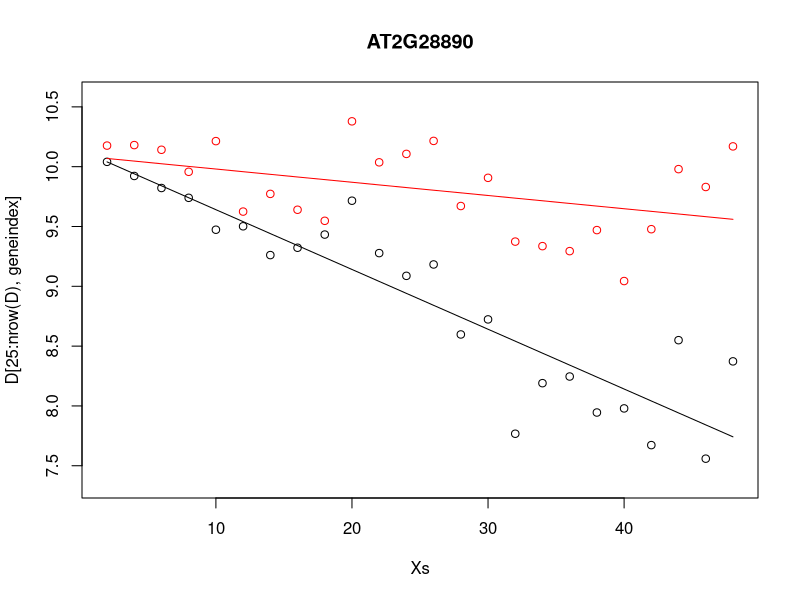
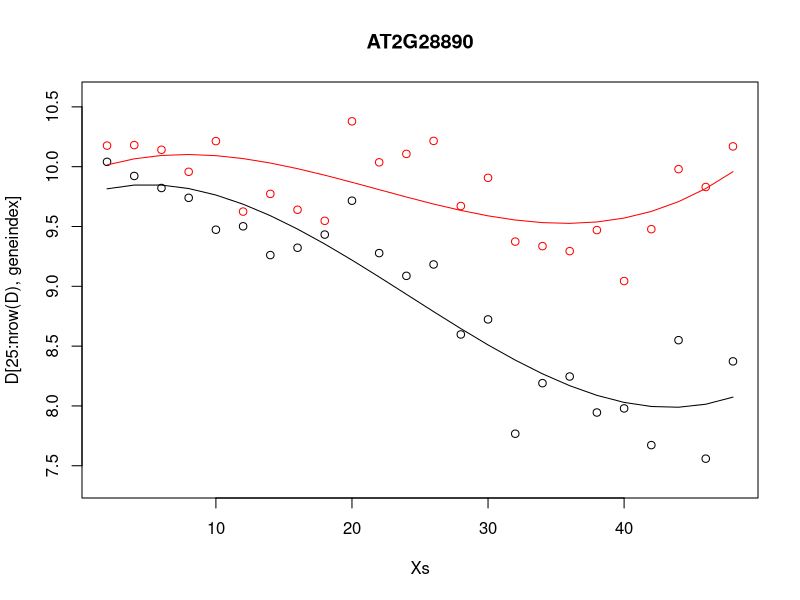
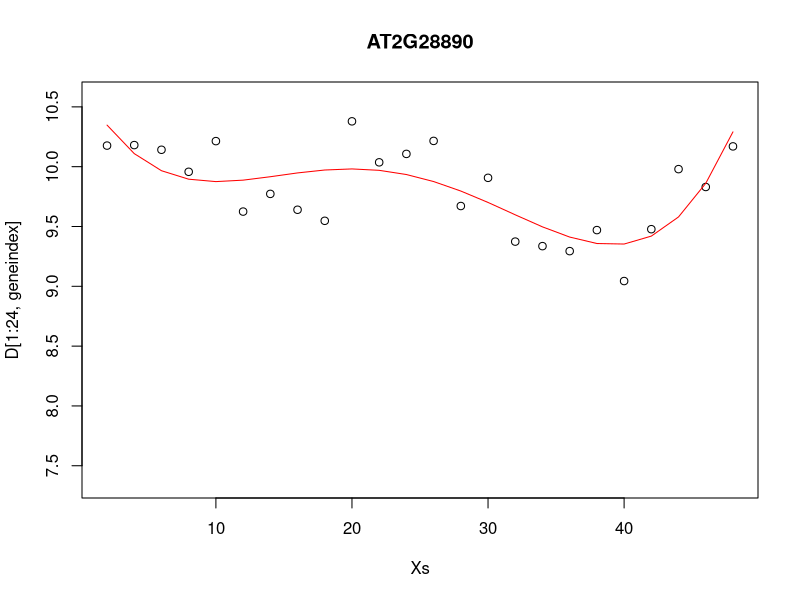
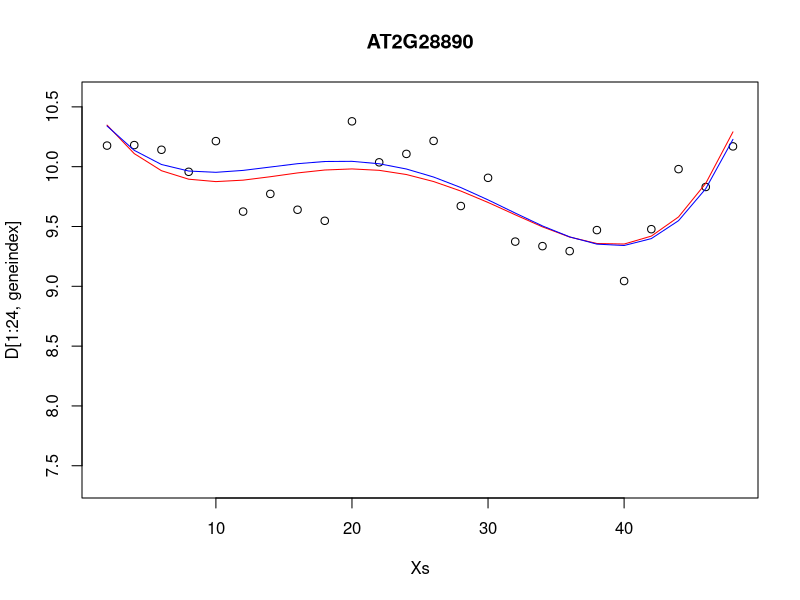
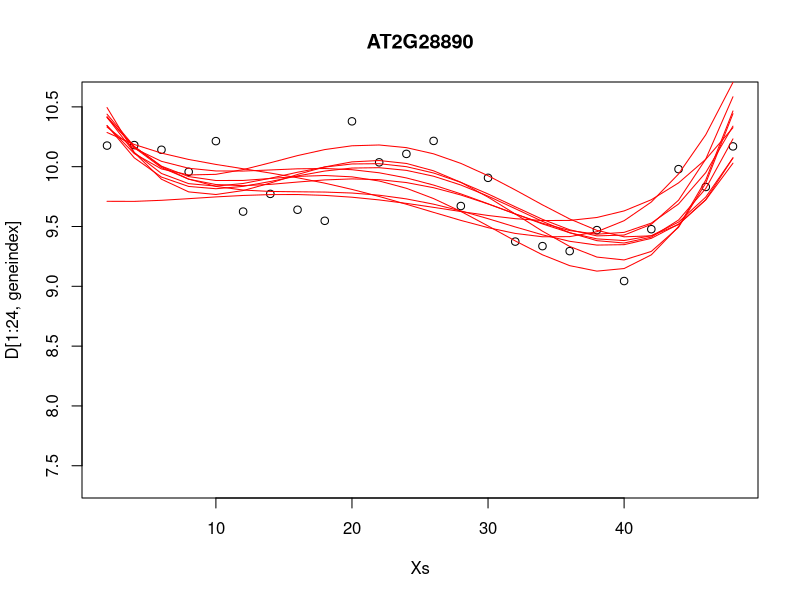
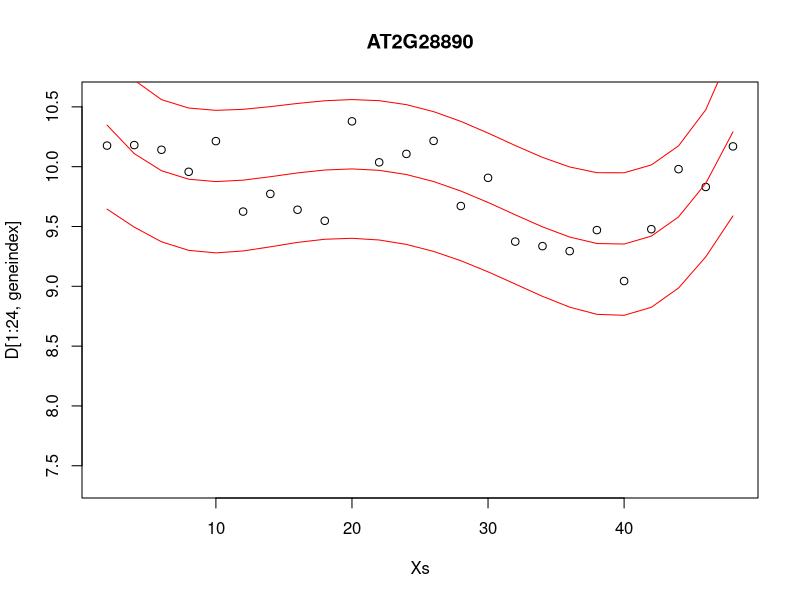
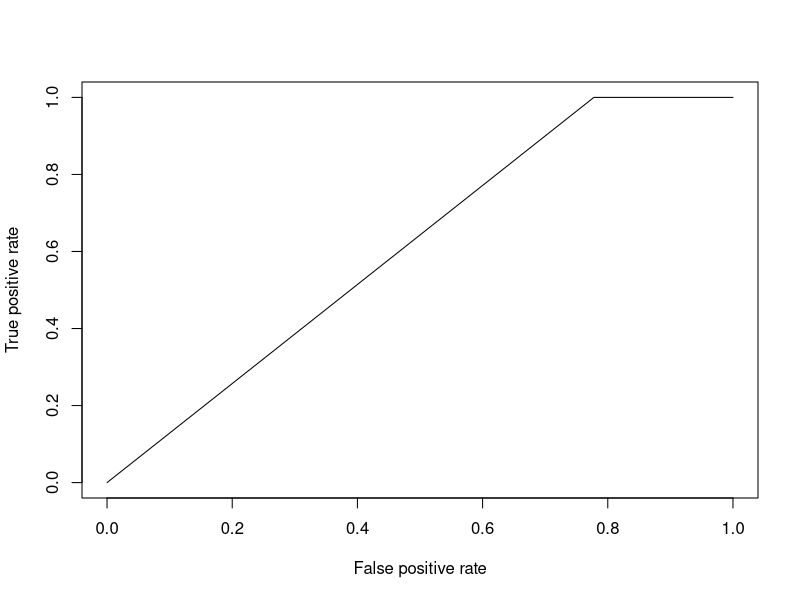
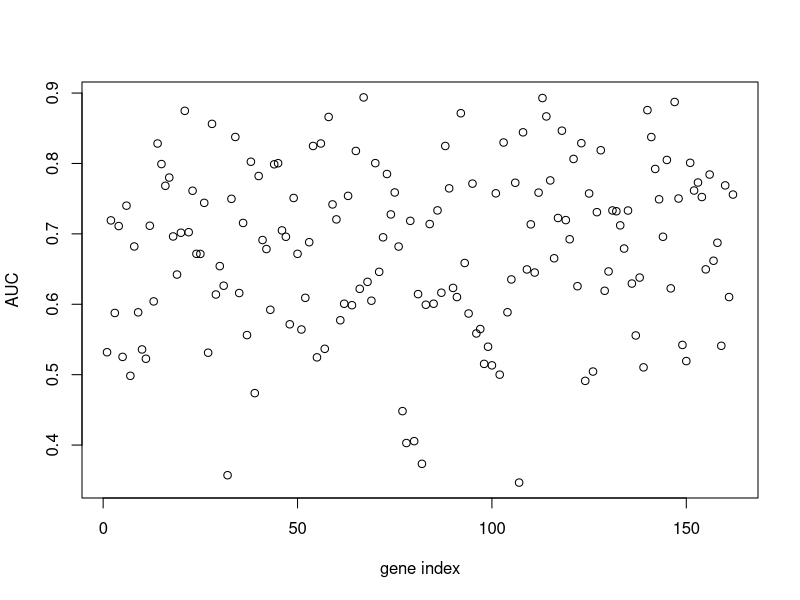

These figures' R source, in order:
## ---- chunk 1
D <- read.csv(file = "data/Arabidopsis/Arabidopsis_Botrytis_transpose_3.csv", header = TRUE, sep = ",", row.names=1)
## ---- chunk 2
genenames <- colnames(D)
Xs <- D$Time[1:24]
## ---- chunk 3
genenames <- colnames(D)
Xs2 <- D$Time[25:nrow(D)]
## ---- chunk 4
linmod <- lm(AT2G28890~Time, data = D[25:nrow(D),])
## ---- chunk 5
library(caret)
library(mlbench)
library(ggplot2)

set.seed(1)

geneindex <- which(genenames=="AT2G28890")

lrfit <- train(y~., data=data.frame(x=Xs,y=D[25:nrow(D),geneindex]), method = "lm")
predictedValues<-predict(lrfit)
## ---- chunk 6
summary(lrfit)
## ---- chunk 7
newX <- c(49,50,51,52,53,54)
forecastValues<-predict(lrfit,newdata = data.frame(x=newX) )
## ---- chunk 8
lrfit2 <- train(y~., data=data.frame(x=Xs,y=D[1:24,geneindex]), method = "lm")
predictedValues2 <- predict(lrfit2)

plot(Xs,D[25:nrow(D),geneindex],type="p",col="black",ylim=c(min(D[,geneindex])-0.2, max(D[,geneindex]+0.2)),main=genenames[geneindex])
points(Xs,D[1:24,geneindex],type="p",col="red")
points(Xs,predictedValues,type="l",col="black")
points(Xs,predictedValues2,type="l",col="red")
## ---- chunk 9
lrfit3 <- lm(y~poly(x,degree=3), data=data.frame(x=D[1:24,1],y=D[1:24,geneindex]))
## ---- chunk 10
lrfit3 <- train(y~poly(x,degree=3), data=data.frame(x=D[1:24,1],y=D[1:24,geneindex]), method = "lm")
lrfit4 <- train(y~poly(x,degree=3), data=data.frame(x=D[25:nrow(D),1],y=D[25:nrow(D),geneindex]), method = "lm")

plot(Xs,D[25:nrow(D),geneindex],type="p",col="black",ylim=c(min(D[,geneindex])-0.2,max(D[,geneindex]+0.2)),main=genenames[geneindex])
points(Xs,D[1:24,geneindex],type="p",col="red")
lines(Xs,fitted(lrfit3),type="l",col="red")
lines(Xs,fitted(lrfit4),type="l",col="black")
## ---- chunk 11
lrfit3    <- lm(y~poly(x,degree=4), data=data.frame(x=D[1:24,1],y=D[1:24,geneindex]))
plot(Xs,D[1:24,geneindex],type="p",col="black",ylim=c(min(D[,geneindex])-0.2, max(D[,geneindex]+0.2)),main=genenames[geneindex])
lines(Xs,fitted(lrfit3),type="l",col="red")
## ---- chunk 12
lrfit4 <-  lrfit3
lrfit4$coefficients <- lrfit4$coefficients + 0.1*matrix(rnorm(length(lrfit4$coefficients)),length(lrfit4$coefficients));
pred1<-predict(lrfit4, data=data.frame(x=D[1:24,1],y=D[1:24,geneindex]))


plot(Xs,D[1:24,geneindex],type="p",col="black",ylim=c(min(D[,geneindex])-0.2, max(D[,geneindex]+0.2)),main=genenames[geneindex])
lines(Xs,fitted(lrfit3),type="l",col="red")
lines(Xs,pred1,type="l",col="blue")
## ---- chunk 13
library("arm")
lrfit4    <- lm(y~poly(x,degree=4), data=data.frame(x=D[1:24,1],y=D[1:24,geneindex]))
simulate  <- coef(sim(lrfit4))
paramsamp <- head(simulate,10)
## ---- chunk 14
plot(Xs,D[1:24,geneindex],type="p",col="black",ylim=c(min(D[,geneindex])-0.2, max(D[,geneindex]+0.2)),main=genenames[geneindex])
for (i in c(1,2,3,4,5,6,7,8,9,10)){
lrfit4$coefficients <- paramsamp[i,]
pred1<-predict(lrfit4, data=data.frame(x=D[1:24,1],y=D[1:24,geneindex]))
lines(Xs,pred1,type="l",col="red")
}
## ---- chunk 15
lrfit4    <- lm(y~poly(x,degree=4), data=data.frame(x=D[1:24,1],y=D[1:24,geneindex]))
pred1<-predict(lrfit4, interval="predict")
plot(Xs,D[1:24,geneindex],type="p",col="black",ylim=c(min(D[,geneindex])-0.2, max(D[,geneindex]+0.2)),main=genenames[geneindex])
lines(Xs,pred1[,1],type="l",col="red")
lines(Xs,pred1[,2],type="l",col="red")
lines(Xs,pred1[,3],type="l",col="red")
## ---- chunk 16
library(pROC)
library(ROCR)
options(warn=-1)
mod_fit <- train(y ~ ., data=data.frame(x = D$Time, y = as.factor(D$Class)), method="glm", family="binomial")
## ---- chunk 17
Dpred <- read.csv(file = "data/Arabidopsis/Arabidopsis_Botrytis_pred_transpose_3.csv", header = TRUE, sep = ",", row.names=1)

prob <- predict(mod_fit, newdata=data.frame(x = Dpred$Time, y = as.factor(Dpred$Class)), type="prob")
pred <- prediction(prob$`1`, as.factor(Dpred$Class))
## ---- chunk 18
perf <- performance(pred, measure = "tpr", x.measure = "fpr")
plot(perf)
auc <- performance(pred, measure = "auc")
auc <- auc@y.values[[1]]
auc
## ---- chunk 19
aucscore <- matrix(rep(0, 164), 1, 164)
for (i in seq(3,164)){
mod_fit <- train(y ~ ., data=data.frame(x = D[,i], y = as.factor(D$Class)), method="glm", family="binomial")
prob <- predict(mod_fit, newdata=data.frame(x = Dpred[,i], y = as.factor(Dpred$Class)), type="prob")
pred <- prediction(prob$`1`, as.factor(Dpred$Class))
perf <- performance(pred, measure = "tpr", x.measure = "fpr")
auc <- performance(pred, measure = "auc")
aucscore[i] <- auc@y.values[[1]]
}

plot(aucscore[1,3:ncol(aucscore)],ylab="AUC",xlab="gene index")

## ---- chunk 20
genenames[which(aucscore>0.8)]
## ---- chunk 21
bestpredictor <- which(aucscore==max(aucscore))

best_mod_fit <- train(y ~., data=data.frame(x = D[,bestpredictor], y = as.factor(D$Class)), family="binomial", method="glm")

plot(D[,bestpredictor],D$Class,xlab=genenames[bestpredictor],ylab="Class")
lines(seq(min(D[,bestpredictor]),max(D[,bestpredictor]),length=200),predict(best_mod_fit,newdata=data.frame(x = seq(min(D[,bestpredictor]),max(D[,bestpredictor]),length=200)),type="prob")[,2])
## ---- chunk 22
xtrain = D[,bestpredictor] 

ytrain = as.numeric(D$Class)
ytrain[which(xtrain>12.5)]=0
ytrain[which(xtrain<10)]=0
ytrain = as.factor(ytrain)

xpred = Dpred[,bestpredictor] 
ypred = as.numeric(Dpred$Class)
ypred[which(xpred>12.5)]=0
ypred[which(xpred<10)]=0
ypred = as.factor(ypred)
## ---- chunk 23
mod_fit3 <- train(y ~., data=data.frame(x = xtrain, y= as.factor(ytrain)), family="binomial", method = "glm")

plot(xtrain,as.numeric(ytrain)-1,xlab="Marker gene",ylab="Class")

lines(seq(min(xtrain),max(xtrain),length=200),predict(mod_fit3,newdata=data.frame(x = seq(min(xtrain),max(xtrain),length=200),y= matrix(200,1,1)),type="prob")[,2])

mod_fit3$results$Accuracy
## ---- chunk 24
prob<-predict(mod_fit3, newdata=data.frame(x =xpred, y = as.factor(ypred)), type="prob")
pred <- prediction(prob[,2], ypred)
perf <- performance(pred, measure = "tpr", x.measure = "fpr")
auc <- performance(pred, measure = "auc")
auc <- auc@y.values[[1]]
auc
